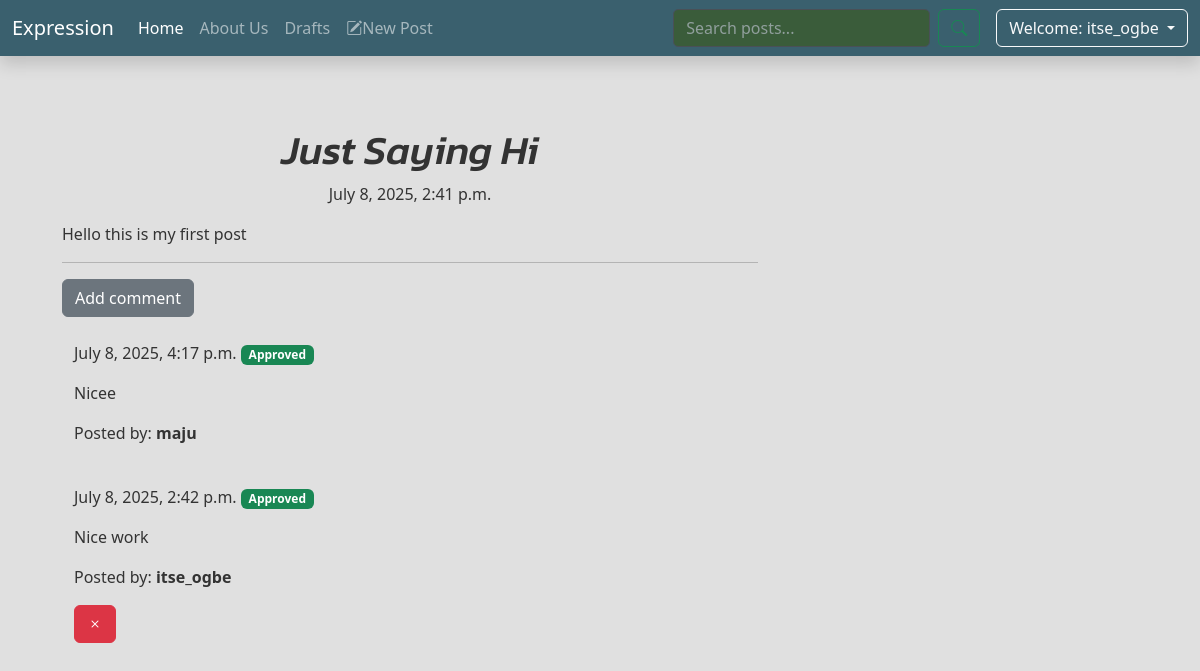
Page /post/1/ (signed in) on the committed database.
### accounts/models.py (models this page shows)
class CustomUser(AbstractUser):
    profile_pic = models.ImageField(upload_to='profile_pics/', default='default_profile_pic.jpg', blank=True, null=True)
    def __str__(self):
        return self.username

### Main_Blog/models.py (models this page shows, shortened)
class Post(models.Model):
    author = models.ForeignKey(settings.AUTH_USER_MODEL, on_delete=models.CASCADE)
    title = models.CharField(max_length=200)
    text = models.TextField()
    created_date = models.DateTimeField(default=timezone.now)
    published_date = models.DateTimeField(blank=True, null=True)
    class Meta:
        ordering = ['-published_date']

class Comment(models.Model):
     post = models.ForeignKey('Main_Blog.Post', related_name='comments', on_delete=models.CASCADE)
     author = models.ForeignKey(settings.AUTH_USER_MODEL, on_delete=models.CASCADE)
     text = models.TextField()
     created_date = models.DateTimeField(default=timezone.now)
     approved_comment = models.BooleanField(default=False)
     class Meta:
          ordering = ['-created_date']

### Main_Blog/views.py (the view)
# urls.py: path('post/<int:pk>/', views.PostDetailView.as_view(), name='post_detail'),
class PostDetailView(DetailView):
    model = Post

### Main_Blog/templates/Main_Blog/post_detail.html (shortened to what this page needs)
<!DOCTYPE html>
{% extends 'base.html'%}
{%block body_block%}
<div class="container post-detail-container">
    <h1 class="posttitle color-changing-text">{{post.title}}</h1>
    {% if post.published_date%}
    <div class="date postdate">
        {{post.published_date}}
    </div>
    {% else %}
    <a href="{% url 'publish_post' pk=post.pk %}" class="btn btn-outline-success">Publish</a>
    {% endif %}
    <p class='postcontent' >{{ post.text|safe|linebreaksbr }}</p>
  <hr>
  <a class="btn btn-secondary btn-comment" href="{% url 'add_comment' pk=post.pk %}">Add comment</a>
  <div class="container">
  {% for comment in post.comments.all %}
  <br>
      {% if user.is_authenticated or comment.approved_comment %}
              {{ comment.created_date }}
              {% if not comment.approved_comment %}
                <span class="badge bg-warning">Pending Approval</span>
                {% if user == comment.post.author %}
                  <a class="btn btn-danger" href="{% url 'delete_comment' pk=comment.pk %}"><i class="bi bi-x"></i></a>
                  <a class="btn btn-success" href="{% url 'approve_comment' pk=comment.pk %}"><i class="bi bi-check"></i></a>
                {% endif %}
                {% else %}
                <span class="badge bg-success">Approved</span>
              {% endif %}
          <p>{{ comment.text|safe|linebreaks }}</p>
          <p>Posted by: <strong>{{ comment.author }}</strong></p>
          {% if user.is_authenticated and user == comment.author %}
                    <a class="btn btn-danger" href="{% url 'delete_comment' pk=comment.pk %}"><i class="bi bi-x"></i></a>
           {% endif %}
      {% endif %}
  {% empty %}
      <p>No comments posted.</p>
  {% endfor %}
</div>
</div>
{%endblock%}

### Main_Blog/templates/Main_Blog/base.html (shortened to what this page needs)
{% load static %}
<!DOCTYPE html>
<html lang="en">
<head>
    <link href="https://cdn.jsdelivr.net/npm/bootstrap@5.3.0/dist/css/bootstrap.min.css" rel="stylesheet">
    <link href="https://cdn.jsdelivr.net/npm/bootstrap-icons@1.11.1/font/bootstrap-icons.css" rel="stylesheet">
    <link rel="stylesheet" href="//cdn.jsdelivr.net/npm/medium-editor@latest/dist/css/medium-editor.min.css" type="text/css" media="screen" charset="utf-8">
    <link rel="stylesheet" href="{% static 'styles.css' %}">
</head>
<body>
        <nav class="navbar navbar-expand-lg  sticky-top shadow mb-0" data-bs-theme="dark" >
            <div class="container-fluid">
              <a class="navbar-brand" href="#">Expression</a>
              <div class="collapse navbar-collapse" id="navbarSupportedContent">
                <ul class="navbar-nav me-auto mb-2 mb-lg-0">
                  <li class="nav-item">
                    <a class="nav-link active" aria-current="page" href="{% url 'post_list' %}">Home</a>
                  </li>
                  <li class="nav-item">
                    <a class="nav-link" href="{% url 'about' %}">About Us</a>
                  </li>
                  <li class="nav-item"><a class="nav-link" href="{% url 'draft_list'%}">Drafts</a></li>
                  <li class="nav-item"><a class="nav-link" href="{% url 'new_post' %}"><i class="bi bi-pencil-square"></i>New Post</a></li>
                </ul>
                <ul class="nav navbar-nav navbar-right">
                  <form class="d-flex me-3" role="search" method="get" action="{% url 'search' %}">
                    <input class="form-control me-2 search" type="search" name="q" placeholder="Search posts..." aria-label="Search">
                    <button class="btn btn-outline-success" type="submit">
                      <i class="bi bi-search"></i>
                    </button>
                  </form>
                  {% if user.is_authenticated %}
                  <div class="dropdown">
                    <a class="btn btn-outline-light dropdown-toggle" href="#" role="button" id="userDropdown" data-bs-toggle="dropdown" aria-expanded="false">
                      Welcome: {{ user.username }}
                    </a>
                  </div>
                {% endif %}
                </ul>
              </div>
            </div>
          </nav>
    <div class="content container">
      <div class="row">
        <div class="col-md-8">
          <div class="blog_posts">
            {% block body_block %}{% endblock %}
          </div>
        </div>
      </div>
    </div>
</body>
</html>

### Main_Blog/static/styles.css (style rules this page uses)
html { scroll-behavior: smooth; height: 100%; }
body { font-family: 'Segoe UI', sans-serif; background-color: #E0E0E0; color: #333; margin: 0; padding: 0; }
.navbar { background-color: #3A606E; color: #fff; }
.search { background-color: #828E82; color: white; border-radius: 5px; width: 100%; max-width: 400px; }
.search:enabled { background-color: #3a5c3a; color: white; }
.postdate { text-align: center; }
.posttitle { text-align: center; text-decoration: none; font-family: "Kanit", sans-serif; font-weight: 500; font-style: italic; }
.postcontent { font-family: 'Montserrat'; font-size: 1.5em; }
.btn-comment { right: 100px; }
.content { margin: 50px auto; }
.post-detail-container { margin: auto; padding: 20px; max-width: 800px; }

### rows in the picture
CustomUser: username "itse_ogbe"
Post: title "Just Saying Hi", published_date "July 8, 2025, 2:41 p.m.", text "Hello this is my first post"
Comment: created_date "July 8, 2025, 4:17 p.m.", approved_comment "Approved", text "Nicee", author "maju"
Comment: created_date "July 8, 2025, 2:42 p.m.", approved_comment "Approved", text "Nice work", author "itse_ogbe"
